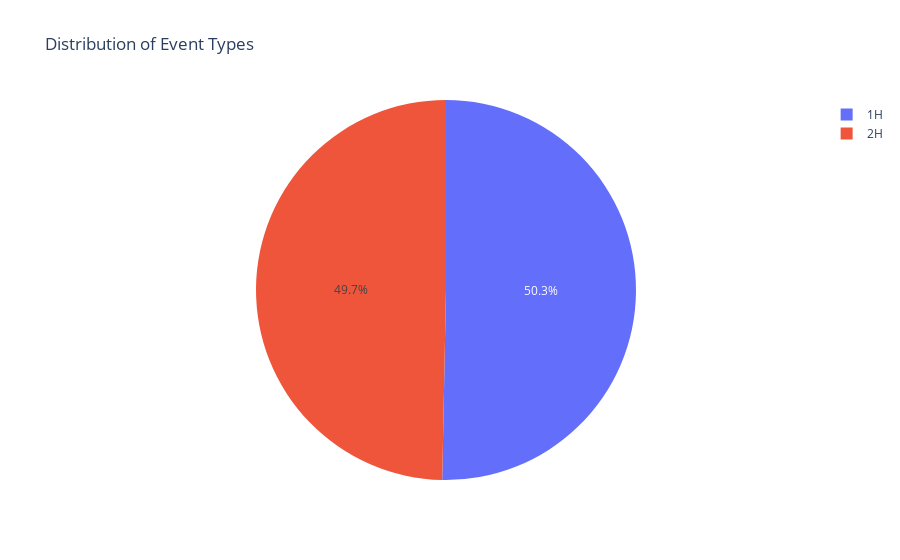

The code cell stored with this chart in its notebook:
### Markdown cell above
### matchPeriod

### Code cell
matchPeriod_counts=events['matchPeriod'].value_counts().reset_index()
# Plot the pie chart
fig = px.pie(matchPeriod_counts, names='matchPeriod', values='count', title='Distribution of Event Types')
fig.show()

### Figure 1 — Plotly figure (JSON) as saved in the notebook; plotly's stock layout.template omitted (floating-point values rounded to 4 significant figures)
{"data": [{"domain": {"x": [0, 1], "y": [0, 1]}, "hovertemplate": "matchPeriod=%{label}<br>count=%{value}<extra></extra>", "labels": ["1H", "2H"], "legendgroup": "", "name": "", "showlegend": true, "type": "pie", "values": [323574, 319516]}], "layout": {"autosize": true, "legend": {"tracegroupgap": 0}, "title": {"text": "Distribution of Event Types"}}}
